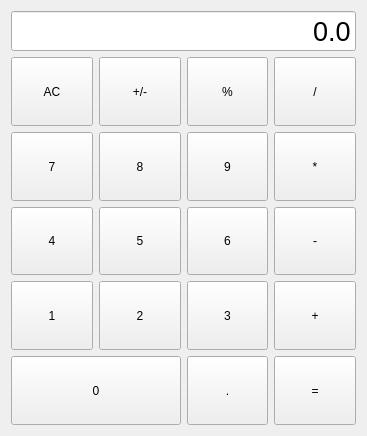
<?xml version="1.0" encoding="UTF-8"?>
<ui version="4.0">
 <class>Form</class>
 <widget class="QWidget" name="Form">
  <property name="geometry">
   <rect>
    <x>0</x>
    <y>0</y>
    <width>367</width>
    <height>436</height>
   </rect>
  </property>
  <property name="windowTitle">
   <string>Form</string>
  </property>
  <layout class="QGridLayout" name="gridLayout">
   <item row="0" column="0" colspan="4">
    <widget class="QLineEdit" name="lineEdit">
     <property name="minimumSize">
      <size>
       <width>0</width>
       <height>40</height>
      </size>
     </property>
     <property name="font">
      <font>
       <family>Arial</family>
       <pointsize>20</pointsize>
      </font>
     </property>
     <property name="text">
      <string>0.0</string>
     </property>
     <property name="alignment">
      <set>Qt::AlignRight|Qt::AlignTrailing|Qt::AlignVCenter</set>
     </property>
     <property name="readOnly">
      <bool>true</bool>
     </property>
    </widget>
   </item>
   <item row="1" column="0">
    <widget class="CalculateBtn" name="ac_btn">
     <property name="sizePolicy">
      <sizepolicy hsizetype="Minimum" vsizetype="Expanding">
       <horstretch>0</horstretch>
       <verstretch>0</verstretch>
      </sizepolicy>
     </property>
     <property name="text">
      <string>AC</string>
     </property>
     <property name="checkable">
      <bool>true</bool>
     </property>
     <property name="autoExclusive">
      <bool>true</bool>
     </property>
     <property name="bg" stdset="0">
      <string>lightgray</string>
     </property>
     <property name="role" stdset="0">
      <string>clear</string>
     </property>
    </widget>
   </item>
   <item row="1" column="1">
    <widget class="CalculateBtn" name="plus_minus_btn">
     <property name="sizePolicy">
      <sizepolicy hsizetype="Minimum" vsizetype="Expanding">
       <horstretch>0</horstretch>
       <verstretch>0</verstretch>
      </sizepolicy>
     </property>
     <property name="text">
      <string>+/-</string>
     </property>
     <property name="checkable">
      <bool>true</bool>
     </property>
     <property name="autoExclusive">
      <bool>true</bool>
     </property>
     <property name="bg" stdset="0">
      <string>lightgray</string>
     </property>
     <property name="role" stdset="0">
      <string>num</string>
     </property>
    </widget>
   </item>
   <item row="1" column="2">
    <widget class="CalculateBtn" name="percent_btn">
     <property name="sizePolicy">
      <sizepolicy hsizetype="Minimum" vsizetype="Expanding">
       <horstretch>0</horstretch>
       <verstretch>0</verstretch>
      </sizepolicy>
     </property>
     <property name="text">
      <string>%</string>
     </property>
     <property name="checkable">
      <bool>true</bool>
     </property>
     <property name="autoExclusive">
      <bool>true</bool>
     </property>
     <property name="bg" stdset="0">
      <string>lightgray</string>
     </property>
     <property name="role" stdset="0">
      <string>num</string>
     </property>
    </widget>
   </item>
   <item row="1" column="3">
    <widget class="CalculateBtn" name="division_btn">
     <property name="sizePolicy">
      <sizepolicy hsizetype="Minimum" vsizetype="Expanding">
       <horstretch>0</horstretch>
       <verstretch>0</verstretch>
      </sizepolicy>
     </property>
     <property name="text">
      <string>/</string>
     </property>
     <property name="checkable">
      <bool>true</bool>
     </property>
     <property name="autoExclusive">
      <bool>true</bool>
     </property>
     <property name="bg" stdset="0">
      <string>orange</string>
     </property>
     <property name="role" stdset="0">
      <string>operator</string>
     </property>
    </widget>
   </item>
   <item row="2" column="0">
    <widget class="CalculateBtn" name="n7_btn">
     <property name="sizePolicy">
      <sizepolicy hsizetype="Minimum" vsizetype="Expanding">
       <horstretch>0</horstretch>
       <verstretch>0</verstretch>
      </sizepolicy>
     </property>
     <property name="text">
      <string>7</string>
     </property>
     <property name="checkable">
      <bool>true</bool>
     </property>
     <property name="autoExclusive">
      <bool>true</bool>
     </property>
     <property name="bg" stdset="0">
      <string>gray</string>
     </property>
     <property name="role" stdset="0">
      <string>num</string>
     </property>
    </widget>
   </item>
   <item row="2" column="1">
    <widget class="CalculateBtn" name="n8_btn">
     <property name="sizePolicy">
      <sizepolicy hsizetype="Minimum" vsizetype="Expanding">
       <horstretch>0</horstretch>
       <verstretch>0</verstretch>
      </sizepolicy>
     </property>
     <property name="text">
      <string>8</string>
     </property>
     <property name="checkable">
      <bool>true</bool>
     </property>
     <property name="autoExclusive">
      <bool>true</bool>
     </property>
     <property name="bg" stdset="0">
      <string>gray</string>
     </property>
     <property name="role" stdset="0">
      <string>num</string>
     </property>
    </widget>
   </item>
   <item row="2" column="2">
    <widget class="CalculateBtn" name="n9_btn">
     <property name="sizePolicy">
      <sizepolicy hsizetype="Minimum" vsizetype="Expanding">
       <horstretch>0</horstretch>
       <verstretch>0</verstretch>
      </sizepolicy>
     </property>
     <property name="text">
      <string>9</string>
     </property>
     <property name="checkable">
      <bool>true</bool>
     </property>
     <property name="autoExclusive">
      <bool>true</bool>
     </property>
     <property name="bg" stdset="0">
      <string>gray</string>
     </property>
     <property name="role" stdset="0">
      <string>num</string>
     </property>
    </widget>
   </item>
   <item row="2" column="3">
    <widget class="CalculateBtn" name="multiplication_btn">
     <property name="sizePolicy">
      <sizepolicy hsizetype="Minimum" vsizetype="Expanding">
       <horstretch>0</horstretch>
       <verstretch>0</verstretch>
      </sizepolicy>
     </property>
     <property name="text">
      <string>*</string>
     </property>
     <property name="checkable">
      <bool>true</bool>
     </property>
     <property name="autoExclusive">
      <bool>true</bool>
     </property>
     <property name="bg" stdset="0">
      <string>orange</string>
     </property>
     <property name="role" stdset="0">
      <string>operator</string>
     </property>
    </widget>
   </item>
   <item row="3" column="0">
    <widget class="CalculateBtn" name="n4_btn">
     <property name="sizePolicy">
      <sizepolicy hsizetype="Minimum" vsizetype="Expanding">
       <horstretch>0</horstretch>
       <verstretch>0</verstretch>
      </sizepolicy>
     </property>
     <property name="text">
      <string>4</string>
     </property>
     <property name="checkable">
      <bool>true</bool>
     </property>
     <property name="autoExclusive">
      <bool>true</bool>
     </property>
     <property name="bg" stdset="0">
      <string>gray</string>
     </property>
     <property name="role" stdset="0">
      <string>num</string>
     </property>
    </widget>
   </item>
   <item row="3" column="1">
    <widget class="CalculateBtn" name="n5_btn">
     <property name="sizePolicy">
      <sizepolicy hsizetype="Minimum" vsizetype="Expanding">
       <horstretch>0</horstretch>
       <verstretch>0</verstretch>
      </sizepolicy>
     </property>
     <property name="text">
      <string>5</string>
     </property>
     <property name="checkable">
      <bool>true</bool>
     </property>
     <property name="autoExclusive">
      <bool>true</bool>
     </property>
     <property name="bg" stdset="0">
      <string>gray</string>
     </property>
     <property name="role" stdset="0">
      <string>num</string>
     </property>
    </widget>
   </item>
   <item row="3" column="2">
    <widget class="CalculateBtn" name="n6_btn">
     <property name="sizePolicy">
      <sizepolicy hsizetype="Minimum" vsizetype="Expanding">
       <horstretch>0</horstretch>
       <verstretch>0</verstretch>
      </sizepolicy>
     </property>
     <property name="text">
      <string>6</string>
     </property>
     <property name="checkable">
      <bool>true</bool>
     </property>
     <property name="autoExclusive">
      <bool>true</bool>
     </property>
     <property name="bg" stdset="0">
      <string>gray</string>
     </property>
     <property name="role" stdset="0">
      <string>num</string>
     </property>
    </widget>
   </item>
   <item row="3" column="3">
    <widget class="CalculateBtn" name="sub_btn">
     <property name="sizePolicy">
      <sizepolicy hsizetype="Minimum" vsizetype="Expanding">
       <horstretch>0</horstretch>
       <verstretch>0</verstretch>
      </sizepolicy>
     </property>
     <property name="text">
      <string>-</string>
     </property>
     <property name="checkable">
      <bool>true</bool>
     </property>
     <property name="autoExclusive">
      <bool>true</bool>
     </property>
     <property name="bg" stdset="0">
      <string>orange</string>
     </property>
     <property name="role" stdset="0">
      <string>operator</string>
     </property>
    </widget>
   </item>
   <item row="4" column="0">
    <widget class="CalculateBtn" name="n1_btn">
     <property name="sizePolicy">
      <sizepolicy hsizetype="Minimum" vsizetype="Expanding">
       <horstretch>0</horstretch>
       <verstretch>0</verstretch>
      </sizepolicy>
     </property>
     <property name="text">
      <string>1</string>
     </property>
     <property name="checkable">
      <bool>true</bool>
     </property>
     <property name="autoExclusive">
      <bool>true</bool>
     </property>
     <property name="bg" stdset="0">
      <string>gray</string>
     </property>
     <property name="role" stdset="0">
      <string>num</string>
     </property>
    </widget>
   </item>
   <item row="4" column="1">
    <widget class="CalculateBtn" name="n2_btn">
     <property name="sizePolicy">
      <sizepolicy hsizetype="Minimum" vsizetype="Expanding">
       <horstretch>0</horstretch>
       <verstretch>0</verstretch>
      </sizepolicy>
     </property>
     <property name="text">
      <string>2</string>
     </property>
     <property name="checkable">
      <bool>true</bool>
     </property>
     <property name="autoExclusive">
      <bool>true</bool>
     </property>
     <property name="bg" stdset="0">
      <string>gray</string>
     </property>
     <property name="role" stdset="0">
      <string>num</string>
     </property>
    </widget>
   </item>
   <item row="4" column="2">
    <widget class="CalculateBtn" name="n3_btn">
     <property name="sizePolicy">
      <sizepolicy hsizetype="Minimum" vsizetype="Expanding">
       <horstretch>0</horstretch>
       <verstretch>0</verstretch>
      </sizepolicy>
     </property>
     <property name="text">
      <string>3</string>
     </property>
     <property name="checkable">
      <bool>true</bool>
     </property>
     <property name="autoExclusive">
      <bool>true</bool>
     </property>
     <property name="bg" stdset="0">
      <string>gray</string>
     </property>
     <property name="role" stdset="0">
      <string>num</string>
     </property>
    </widget>
   </item>
   <item row="4" column="3">
    <widget class="CalculateBtn" name="add_btn">
     <property name="sizePolicy">
      <sizepolicy hsizetype="Minimum" vsizetype="Expanding">
       <horstretch>0</horstretch>
       <verstretch>0</verstretch>
      </sizepolicy>
     </property>
     <property name="text">
      <string>+</string>
     </property>
     <property name="checkable">
      <bool>true</bool>
     </property>
     <property name="autoExclusive">
      <bool>true</bool>
     </property>
     <property name="bg" stdset="0">
      <string>orange</string>
     </property>
     <property name="role" stdset="0">
      <string>operator</string>
     </property>
    </widget>
   </item>
   <item row="5" column="0" colspan="2">
    <widget class="CalculateBtn" name="zero_btn">
     <property name="sizePolicy">
      <sizepolicy hsizetype="Minimum" vsizetype="Expanding">
       <horstretch>0</horstretch>
       <verstretch>0</verstretch>
      </sizepolicy>
     </property>
     <property name="text">
      <string>0</string>
     </property>
     <property name="checkable">
      <bool>true</bool>
     </property>
     <property name="autoExclusive">
      <bool>true</bool>
     </property>
     <property name="bg" stdset="0">
      <string>gray</string>
     </property>
     <property name="role" stdset="0">
      <string>num</string>
     </property>
    </widget>
   </item>
   <item row="5" column="2">
    <widget class="CalculateBtn" name="point_btn">
     <property name="sizePolicy">
      <sizepolicy hsizetype="Minimum" vsizetype="Expanding">
       <horstretch>0</horstretch>
       <verstretch>0</verstretch>
      </sizepolicy>
     </property>
     <property name="text">
      <string>.</string>
     </property>
     <property name="checkable">
      <bool>true</bool>
     </property>
     <property name="autoExclusive">
      <bool>true</bool>
     </property>
     <property name="bg" stdset="0">
      <string>gray</string>
     </property>
     <property name="role" stdset="0">
      <string>num</string>
     </property>
    </widget>
   </item>
   <item row="5" column="3">
    <widget class="CalculateBtn" name="equal_btn">
     <property name="sizePolicy">
      <sizepolicy hsizetype="Minimum" vsizetype="Expanding">
       <horstretch>0</horstretch>
       <verstretch>0</verstretch>
      </sizepolicy>
     </property>
     <property name="text">
      <string>=</string>
     </property>
     <property name="checkable">
      <bool>true</bool>
     </property>
     <property name="autoExclusive">
      <bool>true</bool>
     </property>
     <property name="bg" stdset="0">
      <string>equal</string>
     </property>
     <property name="role" stdset="0">
      <string>calculate</string>
     </property>
    </widget>
   </item>
  </layout>
 </widget>
 <customwidgets>
  <customwidget>
   <class>CalculateBtn</class>
   <extends>QPushButton</extends>
   <header>calculate_btn_class</header>
  </customwidget>
 </customwidgets>
 <resources/>
 <connections/>
</ui>
